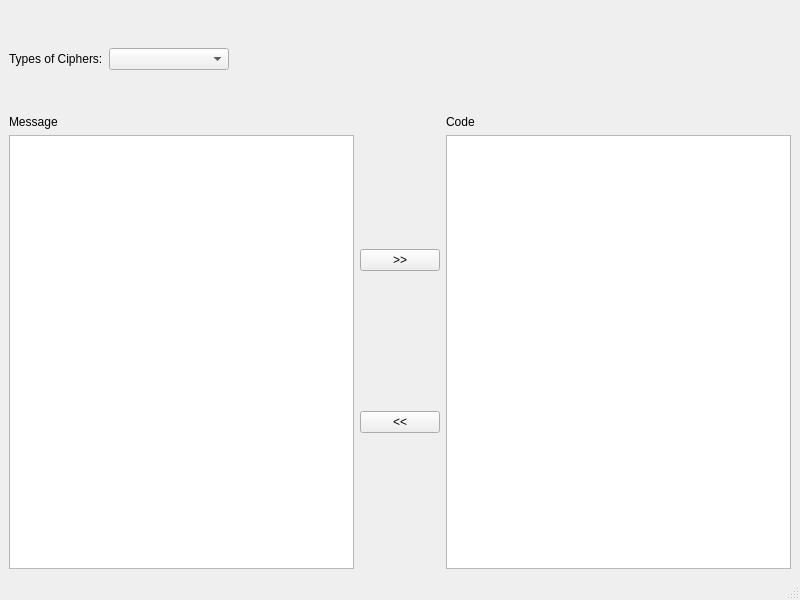
<?xml version="1.0" encoding="UTF-8"?>
<ui version="4.0">
 <class>MainWindow</class>
 <widget class="QMainWindow" name="MainWindow">
  <property name="geometry">
   <rect>
    <x>0</x>
    <y>0</y>
    <width>800</width>
    <height>600</height>
   </rect>
  </property>
  <property name="windowTitle">
   <string>MainWindow</string>
  </property>
  <widget class="QWidget" name="centralwidget">
   <layout class="QVBoxLayout" name="verticalLayout_4">
    <item>
     <layout class="QHBoxLayout" name="horizontalLayout_3">
      <item>
       <layout class="QHBoxLayout" name="horizontalLayout_2">
        <item>
         <widget class="QLabel" name="label_3">
          <property name="text">
           <string>Types of Ciphers:</string>
          </property>
         </widget>
        </item>
        <item>
         <widget class="QComboBox" name="cB_TypeOfCyphers">
          <property name="minimumSize">
           <size>
            <width>120</width>
            <height>0</height>
           </size>
          </property>
         </widget>
        </item>
       </layout>
      </item>
      <item>
       <widget class="QStackedWidget" name="stackedWidget">
        <property name="minimumSize">
         <size>
          <width>0</width>
          <height>100</height>
         </size>
        </property>
        <property name="maximumSize">
         <size>
          <width>16777215</width>
          <height>100</height>
         </size>
        </property>
        <widget class="QWidget" name="page"/>
        <widget class="QWidget" name="page_2"/>
       </widget>
      </item>
     </layout>
    </item>
    <item>
     <layout class="QHBoxLayout" name="horizontalLayout">
      <item>
       <layout class="QVBoxLayout" name="verticalLayout">
        <item>
         <widget class="QLabel" name="label">
          <property name="text">
           <string>Message</string>
          </property>
         </widget>
        </item>
        <item>
         <widget class="QPlainTextEdit" name="txt_Message"/>
        </item>
       </layout>
      </item>
      <item>
       <layout class="QVBoxLayout" name="verticalLayout_3">
        <item>
         <widget class="QPushButton" name="pb_encrypt">
          <property name="text">
           <string>&gt;&gt;</string>
          </property>
         </widget>
        </item>
        <item>
         <widget class="QPushButton" name="pb_decrypt">
          <property name="text">
           <string>&lt;&lt;</string>
          </property>
         </widget>
        </item>
       </layout>
      </item>
      <item>
       <layout class="QVBoxLayout" name="verticalLayout_2">
        <item>
         <widget class="QLabel" name="label_2">
          <property name="text">
           <string>Code</string>
          </property>
         </widget>
        </item>
        <item>
         <widget class="QPlainTextEdit" name="txt_Code"/>
        </item>
       </layout>
      </item>
     </layout>
    </item>
   </layout>
  </widget>
  <widget class="QMenuBar" name="menubar">
   <property name="geometry">
    <rect>
     <x>0</x>
     <y>0</y>
     <width>800</width>
     <height>21</height>
    </rect>
   </property>
  </widget>
  <widget class="QStatusBar" name="statusbar"/>
 </widget>
 <resources/>
 <connections/>
</ui>
